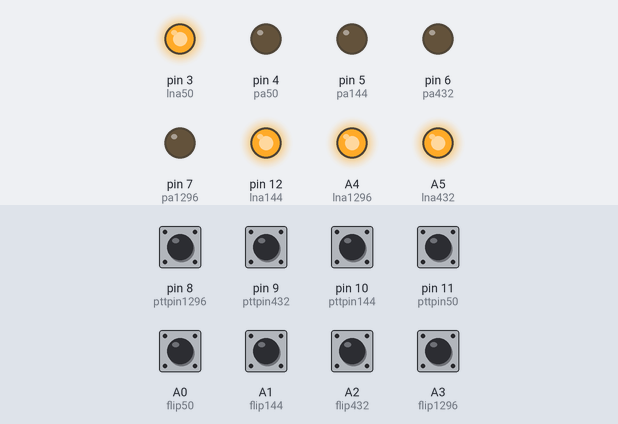
A sketch run on a simulated Arduino Uno, built with avr-gcc and run on an emulated ATmega328P. Shown: output pins drawn as LEDs (lit = HIGH). The inputs (shaded band) are chosen by the test bench; at power-on: A0 (flip50), A1 (flip144), A2 (flip432), A3 (flip1296), pin 8 (pttpin1296), pin 9 (pttpin432), pin 10 (pttpin144), pin 11 (pttpin50) HIGH.

Above: at 1.2 s.
1.3 s: pin 8 (pttpin1296) pulled LOW for 0.15 s
At 1.38 s:
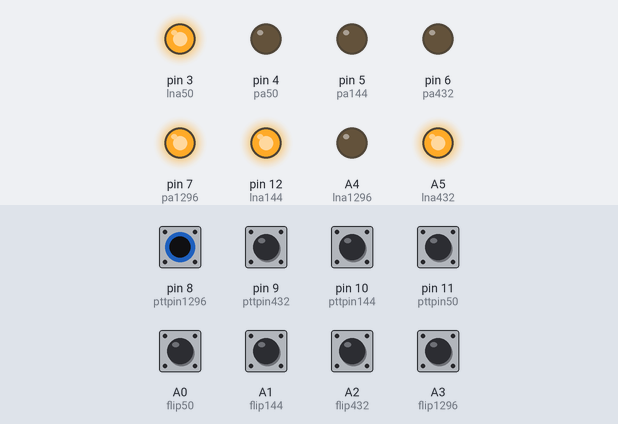
2.9 s: pin 9 (pttpin432) pulled LOW for 1 s
At 3.7 s:
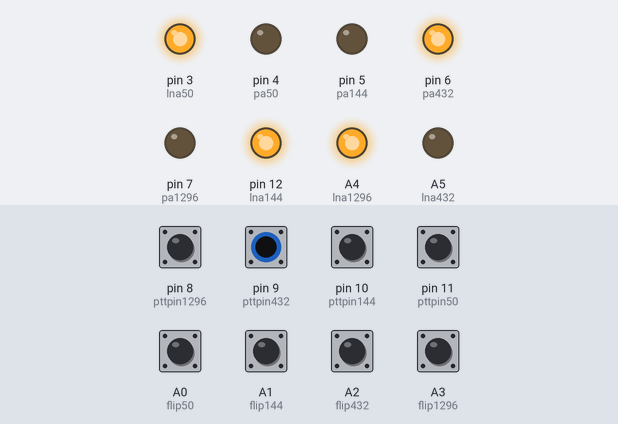
5.4 s: pin 10 (pttpin144) pulled LOW for 0.15 s
At 5.48 s:
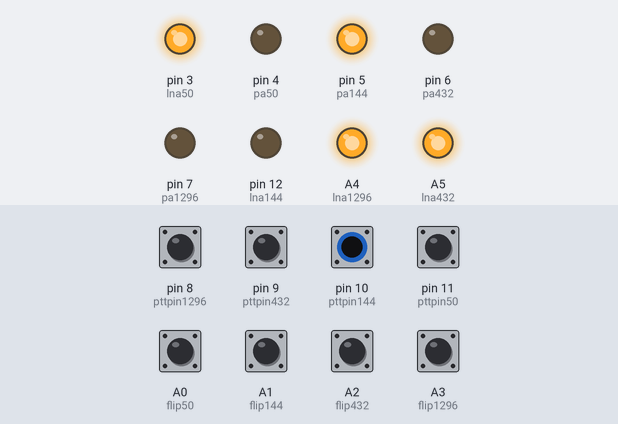
7.0 s: pin 11 (pttpin50) pulled LOW for 0.15 s
At 7.08 s:
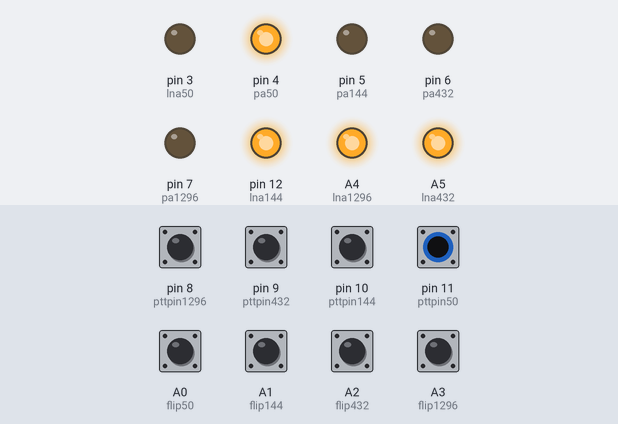
8.6 s: pin 8 (pttpin1296) driven LOW and pin 9 (pttpin432) driven LOW
At 9.8 s:
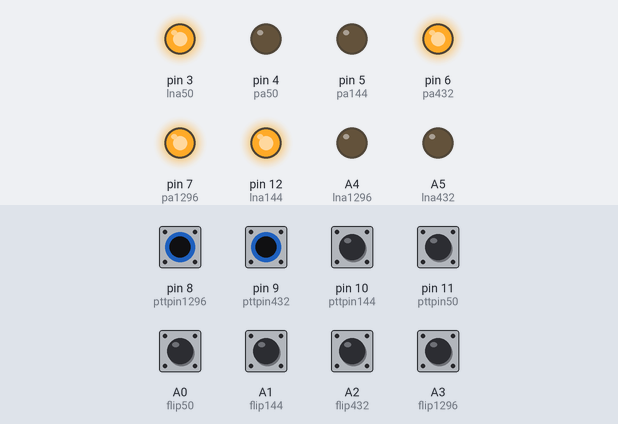
10.1 s: pin 8 (pttpin1296) driven HIGH
At 10.6 s:
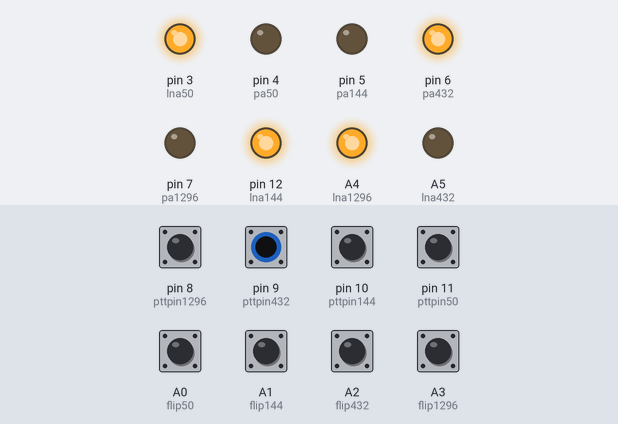
Timing chart, 0 to 12.6 s (numbered marks = the images above; inputs shaded):
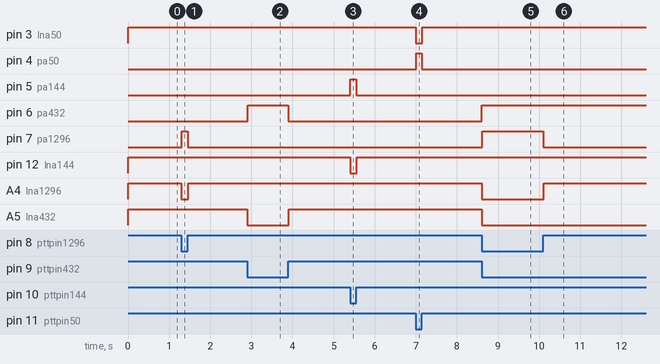

The sketch:

sequencer.ino
```cpp
/*
 * For each module (50,144,432,1296) there are 4 possibile states.
 *      on/off flip | PTT   |   LNA   | PA    |
 *    ---------------------------------------------
 *  1       OFF     | OFF   |   OFF   | OFF   | everything off
 *  2       OFF     | ON    |   OFF   | ON    | using PA but not LNA
 *  3       ON      | OFF   |   ON    | OFF   | using LNA, not on TX
 *  4       ON      | ON    |   OFF   | ON    | using LNA, on TX
 *  transitioning between states 3 and 4 requires sequencing
 *
 */

  int debug = 0;

  // pin assignments
  int flip50 = A0;
  int flip144 = A1;
  int flip432 = A2;
  int flip1296 = A3;
  int lna50 = 3;
  int lna144 = 12;
  int lna432 = A5;
  int lna1296 = A4;
  int pttpin50 = 11;
  int pttpin144 = 10;
  int pttpin432 = 9;
  int pttpin1296 = 8;
  int pa50 = 4;
  int pa144 = 5;
  int pa432 = 6;
  int pa1296 = 7;

  // variables needed for each band
  bool sw50;          // status of on/off switch
  int tx50 = 0;  // status of PA
  int ptt50;         // status of PTT from radio
  int prev50 = 1;    // previous status
  int time50 = 10;   // switching delay

  bool sw144;
  bool tx144 = 0;
  bool ptt144;
  bool prev144 = 1;
  int  time144 = 10;   // switching delay

  bool sw432;
  bool tx432 = 0;
  bool ptt432;
  bool prev432 = 1;
  int  time432 = 10;   // switching delay


  bool sw1296;
  bool tx1296 = 0;
  bool ptt1296;
  bool prev1296 = 1;
  int  time1296 = 10;   // switching delay


void setup() {
  // put your setup code here, to run once:
  Serial.begin(57600);

  //switch on off
  pinMode(flip50, INPUT_PULLUP);
  pinMode(flip144, INPUT_PULLUP);
  pinMode(flip432, INPUT_PULLUP);
  pinMode(flip1296, INPUT_PULLUP);

  //rx led + LNA on
  pinMode(lna50, OUTPUT);
  pinMode(lna144, OUTPUT);
  pinMode(lna432, OUTPUT);
  pinMode(lna1296, OUTPUT);

  //PTT sense
  pinMode(pttpin50, INPUT_PULLUP);
  pinMode(pttpin144, INPUT_PULLUP);
  pinMode(pttpin432, INPUT_PULLUP);
  pinMode(pttpin1296, INPUT_PULLUP);

  //PA control
  pinMode(pa50, OUTPUT);
  pinMode(pa144, OUTPUT);
  pinMode(pa432, OUTPUT);
  pinMode(pa1296, OUTPUT);
}

void loop() {
  // ====== 50MHz ======
  sw50 = digitalRead(flip50);
  ptt50 = digitalRead(pttpin50);
  if (debug==2){
    Serial.print("PTT 50 - ");
    Serial.println(ptt50);}

  // status 3 and 4
  if (sw50 == 1){
    //RX to TX
    if ((ptt50 == 0) && (prev50 == 1)){
      digitalWrite(lna50,LOW); //switch off LNA
      delay(time50);
      digitalWrite(pa50,HIGH); //switch on PA
      prev50 = 0;
      if (debug==1){Serial.println("LNA - RX to TX 50");}
      }
    //TX to RX
    if((ptt50 == 1) && (prev50 == 0)){
      digitalWrite(pa50,LOW); //switch off PA
      delay(time50);
      digitalWrite(lna50,HIGH); //switch on LNA
      prev50 = 1;
      if (debug==1){
        Serial.print("LNA - TX to RX 50 - prev ");
        Serial.print(prev50);
        }
      }
    //standby with LNA on if switched
    if ((ptt50 == 1) && (prev50 == 1)){
      digitalWrite(lna50,HIGH); //switch on LNA
      if (debug==1){Serial.println("LNA - 50");}
      }
    }
    // status 1 and 2
    if (sw50 == 0){
      digitalWrite(lna50,LOW); //switch off LNA
      if (ptt50 == 0){digitalWrite(pa50, HIGH);} else {digitalWrite(pa50, LOW);}
      if (debug==1){Serial.println("noLNA - RX to TX 50");}

  }

  // ====== 144MHz ======
  sw144 = digitalRead(flip144);
  ptt144 = digitalRead(pttpin144);
  if (debug==2){
    Serial.print("PTT 144 - ");
    Serial.println(ptt144);}
  // status 3 and 4
  if (sw144 == 1){
    //RX to TX
    if ((ptt144 == 0) && (prev144 == 1)){
      digitalWrite(lna144,LOW); //switch off LNA
      delay(time144);
      digitalWrite(pa144,HIGH); //switch on PA
      prev144 = 0;
      }
    //TX to RX
    if((ptt144 == 1) && (prev144 == 0)){
      digitalWrite(pa144,LOW); //switch off PA
      delay(time144);
      digitalWrite(lna144,HIGH); //switch on LNA
      prev144 = 1;
      }
    //standby with LNA on if switched
    if ((ptt144 == 1) && (prev144 == 1)){
      digitalWrite(lna144,HIGH); //switch on LNA
      }
    }
    // status 1 and 2
    else if (sw144 == 0){
      digitalWrite(lna144,LOW); //switch off LNA
      if (ptt144 == 0){digitalWrite(pa144, HIGH);} else {digitalWrite(pa144, LOW);}
  }

  // ====== 432MHz ======
  sw432 = digitalRead(flip432);
  ptt432 = digitalRead(pttpin432);
  if (debug==2){
    Serial.print("PTT 432 - ");
    Serial.println(ptt432);}
  // status 3 and 4
  if (sw432 == 1){
    //RX to TX
    if ((ptt432 == 0) && (prev432 == 1)){
      digitalWrite(lna432,LOW); //switch off LNA
      delay(time432);
      digitalWrite(pa432,HIGH); //switch on PA
      prev432 = 0;
      }
    //TX to RX
    if((ptt432 == 1) && (prev432 == 0)){
      digitalWrite(pa432,LOW); //switch off PA
      delay(time432);
      digitalWrite(lna432,HIGH); //switch on LNA
      prev432 = 1;
      }
    //standby with LNA on if switched
    if ((ptt432 == 1) && (prev432 == 1)){
      digitalWrite(lna432,HIGH); //switch on LNA
      }
    }
    // status 1 and 2
    else if (sw432 == 0){
      digitalWrite(lna432,LOW); //switch off LNA
      if (ptt432 == 0){digitalWrite(pa432, HIGH);} else {digitalWrite(pa432, LOW);}
  }

  // ====== 1296MHz ======
  sw1296 = digitalRead(flip1296);
  ptt1296 = digitalRead(pttpin1296);
  if (debug==2){
    Serial.print("PTT 1296 - ");
    Serial.println(ptt1296);}
  // status 3 and 4
  if (sw1296 == 1){
    //RX to TX
    if ((ptt1296 == 0) && (prev1296 == 1)){
      digitalWrite(lna1296,LOW); //switch off LNA
      delay(time1296);
      digitalWrite(pa1296,HIGH); //switch on PA
      prev1296 = 0;
      }
    //TX to RX
    if((ptt1296 == 1) && (prev1296 == 0)){
      digitalWrite(pa1296,LOW); //switch off PA
      delay(time1296);
      digitalWrite(lna1296,HIGH); //switch on LNA
      prev1296 = 1;
      }
    //standby with LNA on if switched
    if ((ptt1296 == 1) && (prev1296 == 1)){
      digitalWrite(lna1296,HIGH); //switch on LNA
      }
    }
    // status 1 and 2
    else if (sw1296 == 0){
      digitalWrite(lna1296,LOW); //switch off LNA
      if (ptt1296 == 0){digitalWrite(pa1296, HIGH);} else {digitalWrite(pa1296, LOW);}
  }

  //delay(500);

  }
```

Measured:
- after the input at 1.3 s, pin 7 (pa1296): LOW → HIGH at once, → LOW 0.14 s later; A4 (lna1296): HIGH → LOW at once, → HIGH 0.16 s later
- after the input at 2.9 s, pin 6 (pa432): LOW → HIGH at once, → LOW 0.99 s later; A5 (lna432): HIGH → LOW at once, → HIGH 1.0 s later
- after the input at 5.4 s, pin 5 (pa144): LOW → HIGH at once, → LOW 0.14 s later; pin 12 (lna144): HIGH → LOW at once, → HIGH 0.16 s later
- after the input at 7.0 s, pin 3 (lna50): HIGH → LOW at once, → HIGH 0.16 s later; pin 4 (pa50): LOW → HIGH at once, → LOW 0.14 s later
- after the input at 8.6 s, pin 6 (pa432), pin 7 (pa1296): LOW → HIGH at once; A4 (lna1296), A5 (lna432): HIGH → LOW at once
- after the input at 10.1 s, pin 7 (pa1296): HIGH → LOW at once; A4 (lna1296): LOW → HIGH at once
